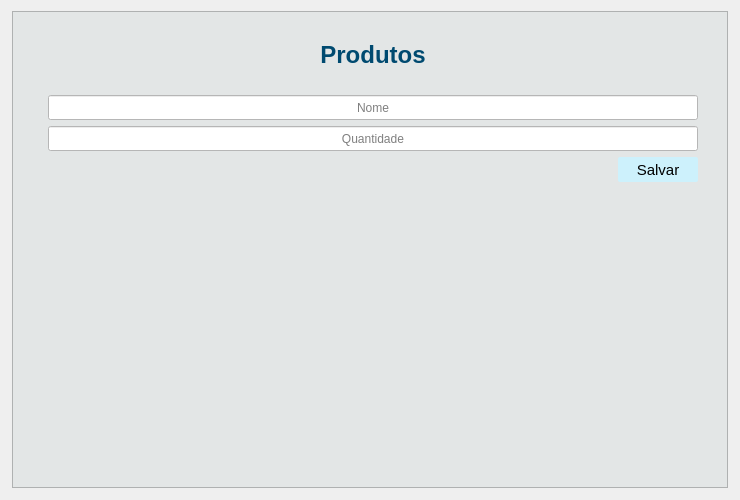
                <widget class="QWidget" name="tab">
                 <attribute name="title">
                  <string>Cadastro</string>
                 </attribute>
                 <layout class="QGridLayout" name="gridLayout_3">
                  <item row="0" column="2">
                   <spacer name="horizontalSpacer_6">
                    <property name="orientation">
                     <enum>Qt::Horizontal</enum>
                    </property>
                    <property name="sizeType">
                     <enum>QSizePolicy::Fixed</enum>
                    </property>
                    <property name="sizeHint" stdset="0">
                     <size>
                      <width>1</width>
                      <height>20</height>
                     </size>
                    </property>
                   </spacer>
                  </item>
                  <item row="1" column="1">
                   <spacer name="verticalSpacer_23">
                    <property name="orientation">
                     <enum>Qt::Vertical</enum>
                    </property>
                    <property name="sizeType">
                     <enum>QSizePolicy::Minimum</enum>
                    </property>
                    <property name="sizeHint" stdset="0">
                     <size>
                      <width>20</width>
                      <height>1</height>
                     </size>
                    </property>
                   </spacer>
                  </item>
                  <item row="0" column="0">
                   <spacer name="horizontalSpacer_7">
                    <property name="orientation">
                     <enum>Qt::Horizontal</enum>
                    </property>
                    <property name="sizeType">
                     <enum>QSizePolicy::Fixed</enum>
                    </property>
                    <property name="sizeHint" stdset="0">
                     <size>
                      <width>1</width>
                      <height>20</height>
                     </size>
                    </property>
                   </spacer>
                  </item>
                  <item row="0" column="1">
                   <widget class="QFrame" name="frame_7">
                    <property name="maximumSize">
                     <size>
                      <width>16777215</width>
                      <height>16777215</height>
                     </size>
                    </property>
                    <property name="styleSheet">
                     <string notr="true">QLineEdit{

	
	background-color: rgb(255,255,255);
	font: 10pt &quot;MS Shell Dlg 2&quot;;
}

QFrame{

	
	background-color: rgb(227, 230, 230);

}</string>
                    </property>
                    <property name="frameShape">
                     <enum>QFrame::StyledPanel</enum>
                    </property>
                    <property name="frameShadow">
                     <enum>QFrame::Raised</enum>
                    </property>
                    <layout class="QGridLayout" name="gridLayout_4">
                     <item row="0" column="0">
                      <spacer name="verticalSpacer_9">
                       <property name="orientation">
                        <enum>Qt::Vertical</enum>
                       </property>
                       <property name="sizeType">
                        <enum>QSizePolicy::Fixed</enum>
                       </property>
                       <property name="sizeHint" stdset="0">
                        <size>
                         <width>20</width>
                         <height>20</height>
                        </size>
                       </property>
                      </spacer>
                     </item>
                     <item row="1" column="0">
                      <spacer name="horizontalSpacer_46">
                       <property name="orientation">
                        <enum>Qt::Horizontal</enum>
                       </property>
                       <property name="sizeType">
                        <enum>QSizePolicy::Fixed</enum>
                       </property>
                       <property name="sizeHint" stdset="0">
                        <size>
                         <width>20</width>
                         <height>20</height>
                        </size>
                       </property>
                      </spacer>
                     </item>
                     <item row="1" column="1" colspan="2">
                      <widget class="QLabel" name="label_6">
                       <property name="sizePolicy">
                        <sizepolicy hsizetype="Preferred" vsizetype="Preferred">
                         <horstretch>0</horstretch>
                         <verstretch>0</verstretch>
                        </sizepolicy>
                       </property>
                       <property name="text">
                        <string>&lt;html&gt;&lt;head/&gt;&lt;body&gt;&lt;p align=&quot;center&quot;&gt;&lt;span style=&quot; font-size:18pt; font-weight:600; color:#004a70;&quot;&gt;Produtos&lt;/span&gt;&lt;/p&gt;&lt;/body&gt;&lt;/html&gt;</string>
                       </property>
                       <property name="alignment">
                        <set>Qt::AlignCenter</set>
                       </property>
                       <property name="wordWrap">
                        <bool>false</bool>
                       </property>
                      </widget>
                     </item>
                     <item row="1" column="3">
                      <spacer name="horizontalSpacer_47">
                       <property name="orientation">
                        <enum>Qt::Horizontal</enum>
                       </property>
                       <property name="sizeType">
                        <enum>QSizePolicy::Fixed</enum>
                       </property>
                       <property name="sizeHint" stdset="0">
                        <size>
                         <width>20</width>
                         <height>20</height>
                        </size>
                       </property>
                      </spacer>
                     </item>
                     <item row="2" column="0">
                      <spacer name="verticalSpacer_6">
                       <property name="orientation">
                        <enum>Qt::Vertical</enum>
                       </property>
                       <property name="sizeType">
                        <enum>QSizePolicy::Fixed</enum>
                       </property>
                       <property name="sizeHint" stdset="0">
                        <size>
                         <width>20</width>
                         <height>20</height>
                        </size>
                       </property>
                      </spacer>
                     </item>
                     <item row="3" column="0">
                      <spacer name="horizontalSpacer_45">
                       <property name="orientation">
                        <enum>Qt::Horizontal</enum>
                       </property>
                       <property name="sizeType">
                        <enum>QSizePolicy::Fixed</enum>
                       </property>
                       <property name="sizeHint" stdset="0">
                        <size>
                         <width>20</width>
                         <height>20</height>
                        </size>
                       </property>
                      </spacer>
                     </item>
                     <item row="3" column="1" colspan="2">
                      <widget class="QLineEdit" name="lineEdit_5">
                       <property name="sizePolicy">
                        <sizepolicy hsizetype="Preferred" vsizetype="Preferred">
                         <horstretch>0</horstretch>
                         <verstretch>0</verstretch>
                        </sizepolicy>
                       </property>
                       <property name="minimumSize">
                        <size>
                         <width>80</width>
                         <height>25</height>
                        </size>
                       </property>
                       <property name="maximumSize">
                        <size>
                         <width>2000</width>
                         <height>25</height>
                        </size>
                       </property>
                       <property name="mouseTracking">
                        <bool>true</bool>
                       </property>
                       <property name="text">
                        <string/>
                       </property>
                       <property name="alignment">
                        <set>Qt::AlignCenter</set>
                       </property>
                       <property name="placeholderText">
                        <string>Nome</string>
                       </property>
                      </widget>
                     </item>
                     <item row="3" column="3">
                      <spacer name="horizontalSpacer_41">
                       <property name="orientation">
                        <enum>Qt::Horizontal</enum>
                       </property>
                       <property name="sizeType">
                        <enum>QSizePolicy::Fixed</enum>
                       </property>
                       <property name="sizeHint" stdset="0">
                        <size>
                         <width>20</width>
                         <height>20</height>
                        </size>
                       </property>
                      </spacer>
                     </item>
                     <item row="4" column="0">
                      <spacer name="horizontalSpacer_44">
                       <property name="orientation">
                        <enum>Qt::Horizontal</enum>
                       </property>
                       <property name="sizeType">
                        <enum>QSizePolicy::Fixed</enum>
                       </property>
                       <property name="sizeHint" stdset="0">
                        <size>
                         <width>20</width>
                         <height>20</height>
                        </size>
                       </property>
                      </spacer>
                     </item>
                     <item row="4" column="1" colspan="2">
                      <widget class="QLineEdit" name="lineEdit_4">
                       <property name="sizePolicy">
                        <sizepolicy hsizetype="Preferred" vsizetype="Preferred">
                         <horstretch>0</horstretch>
                         <verstretch>0</verstretch>
                        </sizepolicy>
                       </property>
                       <property name="minimumSize">
                        <size>
                         <width>80</width>
                         <height>25</height>
                        </size>
                       </property>
                       <property name="maximumSize">
                        <size>
                         <width>2000</width>
                         <height>25</height>
                        </size>
                       </property>
                       <property name="alignment">
                        <set>Qt::AlignCenter</set>
                       </property>
                       <property name="placeholderText">
                        <string>Quantidade</string>
                       </property>
                      </widget>
                     </item>
                     <item row="4" column="3">
                      <spacer name="horizontalSpacer_42">
                       <property name="orientation">
                        <enum>Qt::Horizontal</enum>
                       </property>
                       <property name="sizeType">
                        <enum>QSizePolicy::Fixed</enum>
                       </property>
                       <property name="sizeHint" stdset="0">
                        <size>
                         <width>20</width>
                         <height>20</height>
                        </size>
                       </property>
                      </spacer>
                     </item>
                     <item row="5" column="0" colspan="2">
                      <spacer name="horizontalSpacer_10">
                       <property name="orientation">
                        <enum>Qt::Horizontal</enum>
                       </property>
                       <property name="sizeType">
                        <enum>QSizePolicy::Preferred</enum>
                       </property>
                       <property name="sizeHint" stdset="0">
                        <size>
                         <width>590</width>
                         <height>20</height>
                        </size>
                       </property>
                      </spacer>
                     </item>
                     <item row="5" column="2">
                      <widget class="QPushButton" name="pushButton_2">
                       <property name="sizePolicy">
                        <sizepolicy hsizetype="Preferred" vsizetype="Fixed">
                         <horstretch>0</horstretch>
                         <verstretch>0</verstretch>
                        </sizepolicy>
                       </property>
                       <property name="minimumSize">
                        <size>
                         <width>80</width>
                         <height>25</height>
                        </size>
                       </property>
                       <property name="maximumSize">
                        <size>
                         <width>70</width>
                         <height>16777215</height>
                        </size>
                       </property>
                       <property name="font">
                        <font>
                         <pointsize>11</pointsize>
                        </font>
                       </property>
                       <property name="cursor">
                        <cursorShape>PointingHandCursor</cursorShape>
                       </property>
                       <property name="styleSheet">
                        <string notr="true">QPushButton{
	
	background-color: rgb(205, 241, 252);
		border-radius:2px;
	color: rgb(0, 0, 0);
}

QPushButton:hover{
	border-radius:15px;
	background-color: rgb(255, 255, 255);
}</string>
                       </property>
                       <property name="text">
                        <string>Salvar</string>
                       </property>
                      </widget>
                     </item>
                     <item row="5" column="3">
                      <spacer name="horizontalSpacer_43">
                       <property name="orientation">
                        <enum>Qt::Horizontal</enum>
                       </property>
                       <property name="sizeType">
                        <enum>QSizePolicy::Fixed</enum>
                       </property>
                       <property name="sizeHint" stdset="0">
                        <size>
                         <width>20</width>
                         <height>20</height>
                        </size>
                       </property>
                      </spacer>
                     </item>
                     <item row="6" column="1">
                      <spacer name="verticalSpacer_7">
                       <property name="orientation">
                        <enum>Qt::Vertical</enum>
                       </property>
                       <property name="sizeType">
                        <enum>QSizePolicy::Expanding</enum>
                       </property>
                       <property name="sizeHint" stdset="0">
                        <size>
                         <width>50</width>
                         <height>296</height>
                        </size>
                       </property>
                      </spacer>
                     </item>
                    </layout>
                   </widget>
                  </item>
                 </layout>
                </widget>
